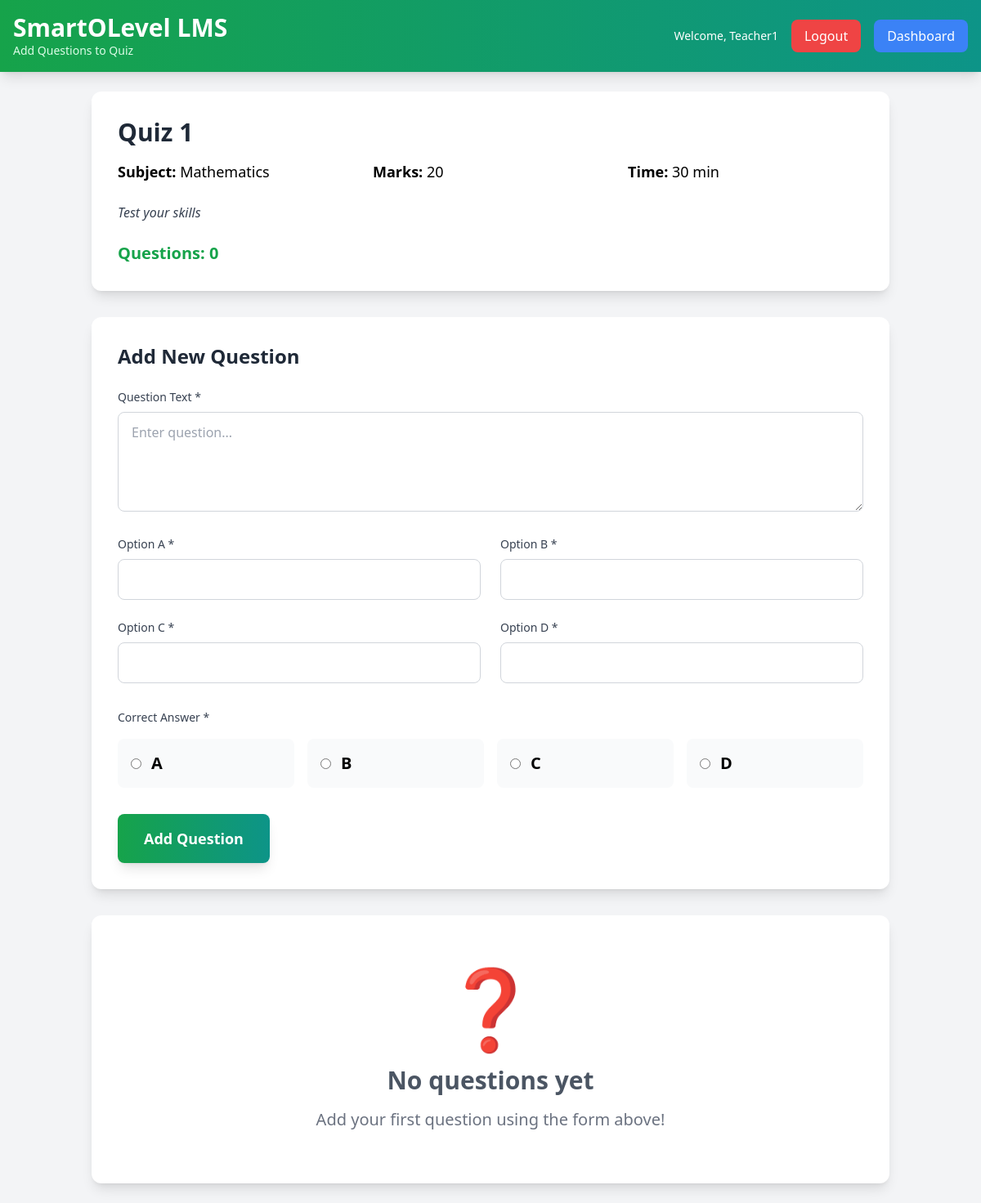
The app's page /teacher_add_quiz_questions.php?quiz_id=1 (signed in) with its own data.
### tables this page shows
CREATE TABLE quizzes (
    quiz_id INT AUTO_INCREMENT PRIMARY KEY,
    subject_id INT NOT NULL,
    teacher_id INT NOT NULL,
    title VARCHAR(255) NOT NULL, 
    description TEXT NULL,
    total_marks INT NOT NULL,
    duration_minutes INT NOT NULL,
    passing_marks INT NOT NULL,
    start_date DATETIME NULL,
    end_date DATETIME NULL,
    attempts_allowed INT DEFAULT 1,
    show_correct_answers BOOLEAN DEFAULT FALSE,
    created_at TIMESTAMP DEFAULT CURRENT_TIMESTAMP,
    is_active BOOLEAN DEFAULT TRUE,
    FOREIGN KEY (subject_id) REFERENCES subjects(subject_id) ON DELETE CASCADE,
    FOREIGN KEY (teacher_id) REFERENCES users(user_id) ON DELETE CASCADE
);

CREATE TABLE subjects (
    subject_id INT AUTO_INCREMENT PRIMARY KEY,
    subject_name VARCHAR(255) NOT NULL,
    subject_code VARCHAR(20) NOT NULL UNIQUE,
    grade_level ENUM('10','11') NOT NULL,
    subject_category ENUM('Language', 'Mathematics', 'Science', 'Social Studies', 'Religion', 'Other') NOT NULL,
    description TEXT NULL,
    is_active BOOLEAN DEFAULT TRUE,
    created_at TIMESTAMP DEFAULT CURRENT_TIMESTAMP
);

### teacher_add_quiz_questions.php (the view, shortened to what this page needs)
<?php
require_once 'config.php';
$teacher_id = $_SESSION['user_id'];
$teacher_name = $_SESSION['full_name'];
$quiz_id = intval($_GET['quiz_id'] ?? 0);
$quiz_query = "SELECT q.*, s.subject_name
               FROM quizzes q
               INNER JOIN subjects s ON q.subject_id = s.subject_id
               WHERE q.quiz_id = ? AND q.teacher_id = ? AND q.is_active = 1";
$stmt = $conn->prepare($quiz_query);
$stmt->bind_param("ii", $quiz_id, $teacher_id);
$stmt->execute();
$result = $stmt->get_result();
$quiz = $result->fetch_assoc();
function getQuestions($conn, $quiz_id) {
    $q = "SELECT * FROM quiz_questions WHERE quiz_id = ? ORDER BY question_order ASC";
    $stmt = $conn->prepare($q);
    $stmt->bind_param("i", $quiz_id);
    $stmt->execute();
    return $stmt->get_result();
}
$questions = getQuestions($conn, $quiz_id);
?>
<!DOCTYPE html>
<html lang="en">
<head>
    <script src="https://cdn.tailwindcss.com"></script>
</head>
<body class="bg-gray-100 min-h-screen">
    <header class="bg-gradient-to-r from-green-600 to-teal-600 text-white p-4 shadow-lg">
        <div class="max-w-7xl mx-auto flex justify-between items-center">
            <div>
                <h1 class="text-3xl font-bold">SmartOLevel LMS</h1>
                <p class="text-sm text-green-100">Add Questions to Quiz</p>
            </div>
            <div class="flex items-center gap-4">
                <span class="text-sm">Welcome, <?php echo htmlspecialchars($teacher_name); ?></span>
                <a href="logout.php" class="px-4 py-2 bg-red-500 text-white rounded-lg hover:bg-red-600">Logout</a>
                <a href="teacher_dashboard.php" class="px-4 py-2 bg-blue-500 text-white rounded-lg hover:bg-blue-600">Dashboard</a>
            </div>
        </div>
    </header>
    <div class="max-w-5xl mx-auto p-6">
        <div class="bg-white rounded-xl shadow-lg p-8 mb-8">
            <h2 class="text-3xl font-bold text-gray-800 mb-4"><?php echo htmlspecialchars($quiz['title']); ?></h2>
            <div class="grid grid-cols-1 md:grid-cols-3 gap-6 text-lg">
                <div><strong>Subject:</strong> <?php echo htmlspecialchars($quiz['subject_name']); ?></div>
                <div><strong>Marks:</strong> <?php echo $quiz['total_marks']; ?></div>
                <div><strong>Time:</strong> <?php echo $quiz['duration_minutes']; ?> min</div>
            </div>
            <?php if ($quiz['description']): ?>
                <p class="mt-6 text-gray-700 italic"><?php echo nl2br(htmlspecialchars($quiz['description'])); ?></p>
            <?php endif; ?>
            <div class="mt-6">
                <span class="text-xl font-bold text-green-600">Questions: <?php echo $questions->num_rows; ?></span>
            </div>
        </div>
        <div class="bg-white rounded-xl shadow-lg p-8 mb-8">
            <h3 class="text-2xl font-bold text-gray-800 mb-6">Add New Question</h3>
            <form method="POST">
                <div class="mb-6">
                    <label class="block text-sm font-medium text-gray-700 mb-2">Question Text *</label>
                    <textarea name="question_text" rows="4" required class="w-full px-4 py-3 border border-gray-300 rounded-lg focus:ring-green-500" placeholder="Enter question..."></textarea>
                </div>
                <div class="grid grid-cols-1 md:grid-cols-2 gap-6 mb-8">
                    <div><label class="block text-sm font-medium text-gray-700 mb-2">Option A *</label><input type="text" name="option_a" required class="w-full px-4 py-3 border border-gray-300 rounded-lg focus:ring-green-500"></div>
                    <div><label class="block text-sm font-medium text-gray-700 mb-2">Option B *</label><input type="text" name="option_b" required class="w-full px-4 py-3 border border-gray-300 rounded-lg focus:ring-green-500"></div>
                    <div><label class="block text-sm font-medium text-gray-700 mb-2">Option C *</label><input type="text" name="option_c" required class="w-full px-4 py-3 border border-gray-300 rounded-lg focus:ring-green-500"></div>
                    <div><label class="block text-sm font-medium text-gray-700 mb-2">Option D *</label><input type="text" name="option_d" required class="w-full px-4 py-3 border border-gray-300 rounded-lg focus:ring-green-500"></div>
                </div>
                <div class="mb-8">
                    <label class="block text-sm font-medium text-gray-700 mb-4">Correct Answer *</label>
                    <div class="grid grid-cols-4 gap-4">
                        <?php foreach(['A','B','C','D'] as $opt): ?>
                        <label class="flex items-center p-4 bg-gray-50 rounded-lg hover:bg-green-50 cursor-pointer">
                            <input type="radio" name="correct_option" value="<?php echo $opt; ?>" required class="mr-3 text-green-600">
                            <span class="font-bold text-xl"><?php echo $opt; ?></span>
                        </label>
                        <?php endforeach; ?>
                    </div>
                </div>
                <button type="submit" class="px-8 py-4 bg-gradient-to-r from-green-600 to-teal-600 text-white font-bold text-lg rounded-lg shadow-lg hover:from-green-700 hover:to-teal-700 transition">
                    Add Question
                </button>
            </form>
        </div>
        <?php if ($questions->num_rows > 0): ?>
        <div class="bg-white rounded-xl shadow-lg p-8">
            <h3 class="text-2xl font-bold text-gray-800 mb-6">Current Questions (<?php echo $questions->num_rows; ?>)</h3>
            <div class="space-y-8">
                <?php $no = 1; while ($q = $questions->fetch_assoc()): ?>
                <div class="border-2 border-gray-200 rounded-xl p-6 relative hover:border-green-500">
                    <div class="absolute top-4 right-6">
                        <form method="POST" onsubmit="return confirmDelete();" class="inline">
                            <input type="hidden" name="action" value="delete_question">
                            <input type="hidden" name="question_id" value="<?php echo $q['question_id']; ?>">
                            <button type="submit" class="text-red-600 hover:text-red-800 font-semibold">✕ Delete</button>
                        </form>
                    </div>
                    <p class="text-xl font-medium mb-6">
                        <span class="text-green-600 font-bold text-2xl"><?php echo $no++; ?>.</span>
                        <?php echo htmlspecialchars($q['question_text']); ?>
                    </p>
                    <div class="grid grid-cols-1 md:grid-cols-2 gap-6 ml-10">
                        <?php
                        $opts = ['A' => $q['option_a'], 'B' => $q['option_b'], 'C' => $q['option_c'], 'D' => $q['option_d']];
                        foreach ($opts as $key => $text):
                            $correct = $q['correct_option'] === $key;
                        ?>
                        <div class="p-5 rounded-xl border-2 <?php echo $correct ? 'bg-green-100 border-green-500' : 'bg-gray-50 border-gray-300'; ?>">
                            <span class="font-bold text-xl"><?php echo $key; ?>.</span>
                            <span class="ml-4"><?php echo htmlspecialchars($text); ?></span>
                            <?php if ($correct): ?>
                                <span class="ml-6 px-4 py-1 bg-green-700 text-white rounded-full text-sm font-bold">✓ Correct</span>
                            <?php endif; ?>
                        </div>
                        <?php endforeach; ?>
                    </div>
                </div>
                <?php endwhile; ?>
            </div>
            <div class="mt-10 text-center space-x-4">
                <a href="teacher_quiz_results.php?quiz_id=<?php echo $quiz_id; ?>" class="px-8 py-4 bg-purple-600 text-white font-bold rounded-lg hover:bg-purple-700">
                    View Results
                </a>
                <a href="teacher_manage_content.php" class="px-8 py-4 bg-blue-600 text-white font-bold rounded-lg hover:bg-blue-700">
                    Back to Content
                </a>
            </div>
        </div>
        <?php else: ?>
        <div class="bg-white rounded-xl shadow-lg p-16 text-center">
            <div class="text-8xl text-gray-300 mb-6">❓</div>
            <p class="text-3xl font-bold text-gray-600">No questions yet</p>
            <p class="text-xl text-gray-500 mt-4">Add your first question using the form above!</p>
        </div>
        <?php endif; ?>
    </div>
</body>
</html>

### records on screen
quizzes: title "Quiz 1", subject.subject_name "Mathematics", total_marks "20", duration_minutes "30", description "Test your skills", show_correct_answers "0"

### other values on screen
$teacher_name "Teacher1"
$opt "A"
$opt "B"
$opt "C"
$opt "D"
